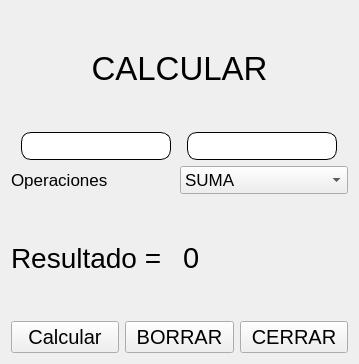
<?xml version="1.0" encoding="UTF-8"?>
<ui version="4.0">
 <class>Form</class>
 <widget class="QWidget" name="Form">
  <property name="geometry">
   <rect>
    <x>0</x>
    <y>0</y>
    <width>359</width>
    <height>364</height>
   </rect>
  </property>
  <property name="windowTitle">
   <string>Form</string>
  </property>
  <property name="styleSheet">
   <string notr="true">QLineEdit{
border-radius:10px;
border: 1px solid black;
}</string>
  </property>
  <layout class="QVBoxLayout" name="verticalLayout">
   <item>
    <widget class="QLabel" name="label">
     <property name="maximumSize">
      <size>
       <width>16777215</width>
       <height>16777215</height>
      </size>
     </property>
     <property name="font">
      <font>
       <pointsize>25</pointsize>
      </font>
     </property>
     <property name="styleSheet">
      <string notr="true">border:none;</string>
     </property>
     <property name="text">
      <string>CALCULAR</string>
     </property>
     <property name="alignment">
      <set>Qt::AlignCenter</set>
     </property>
    </widget>
   </item>
   <item>
    <layout class="QHBoxLayout" name="horizontalLayout_3">
     <item>
      <widget class="QLineEdit" name="numero1_lineEdit">
       <property name="minimumSize">
        <size>
         <width>0</width>
         <height>28</height>
        </size>
       </property>
       <property name="maximumSize">
        <size>
         <width>150</width>
         <height>16777215</height>
        </size>
       </property>
       <property name="styleSheet">
        <string notr="true">border-radius:10px;</string>
       </property>
      </widget>
     </item>
     <item>
      <widget class="QLineEdit" name="numero2_lineEdit">
       <property name="minimumSize">
        <size>
         <width>0</width>
         <height>28</height>
        </size>
       </property>
       <property name="maximumSize">
        <size>
         <width>150</width>
         <height>16777215</height>
        </size>
       </property>
      </widget>
     </item>
    </layout>
   </item>
   <item>
    <layout class="QHBoxLayout" name="horizontalLayout_5">
     <item>
      <widget class="QLabel" name="label_3">
       <property name="font">
        <font>
         <pointsize>13</pointsize>
        </font>
       </property>
       <property name="text">
        <string>Operaciones</string>
       </property>
      </widget>
     </item>
     <item>
      <widget class="QComboBox" name="comboBox">
       <property name="font">
        <font>
         <pointsize>13</pointsize>
        </font>
       </property>
       <item>
        <property name="text">
         <string>SUMA</string>
        </property>
       </item>
       <item>
        <property name="text">
         <string>RESTA</string>
        </property>
       </item>
       <item>
        <property name="text">
         <string>MULTIPLICACION</string>
        </property>
       </item>
       <item>
        <property name="text">
         <string>DIVISIÓN</string>
        </property>
       </item>
      </widget>
     </item>
    </layout>
   </item>
   <item>
    <layout class="QHBoxLayout" name="horizontalLayout_4">
     <item>
      <widget class="QLabel" name="label_2">
       <property name="font">
        <font>
         <pointsize>21</pointsize>
        </font>
       </property>
       <property name="text">
        <string>Resultado =</string>
       </property>
      </widget>
     </item>
     <item>
      <widget class="QLabel" name="resultado_label">
       <property name="font">
        <font>
         <pointsize>22</pointsize>
        </font>
       </property>
       <property name="text">
        <string>0</string>
       </property>
      </widget>
     </item>
    </layout>
   </item>
   <item>
    <layout class="QHBoxLayout" name="horizontalLayout">
     <item>
      <widget class="QPushButton" name="buton_suma">
       <property name="font">
        <font>
         <pointsize>15</pointsize>
        </font>
       </property>
       <property name="text">
        <string>Calcular</string>
       </property>
       <property name="icon">
        <iconset resource="../resources.qrc">
         <normaloff>:/iconos/assets/iconos/plus2.png</normaloff>:/iconos/assets/iconos/plus2.png</iconset>
       </property>
       <property name="iconSize">
        <size>
         <width>25</width>
         <height>25</height>
        </size>
       </property>
      </widget>
     </item>
     <item>
      <widget class="QPushButton" name="boton_borrar">
       <property name="font">
        <font>
         <pointsize>15</pointsize>
        </font>
       </property>
       <property name="text">
        <string>BORRAR</string>
       </property>
       <property name="icon">
        <iconset resource="../resources.qrc">
         <normaloff>:/iconos/assets/iconos/trash.png</normaloff>:/iconos/assets/iconos/trash.png</iconset>
       </property>
       <property name="iconSize">
        <size>
         <width>25</width>
         <height>25</height>
        </size>
       </property>
      </widget>
     </item>
     <item>
      <widget class="QPushButton" name="boton_cerrar">
       <property name="font">
        <font>
         <pointsize>15</pointsize>
        </font>
       </property>
       <property name="text">
        <string>CERRAR</string>
       </property>
       <property name="icon">
        <iconset resource="../resources.qrc">
         <normaloff>:/iconos/assets/iconos/close.png</normaloff>:/iconos/assets/iconos/close.png</iconset>
       </property>
       <property name="iconSize">
        <size>
         <width>25</width>
         <height>25</height>
        </size>
       </property>
      </widget>
     </item>
    </layout>
   </item>
  </layout>
 </widget>
 <resources>
  <include location="../resources.qrc"/>
 </resources>
 <connections/>
</ui>
